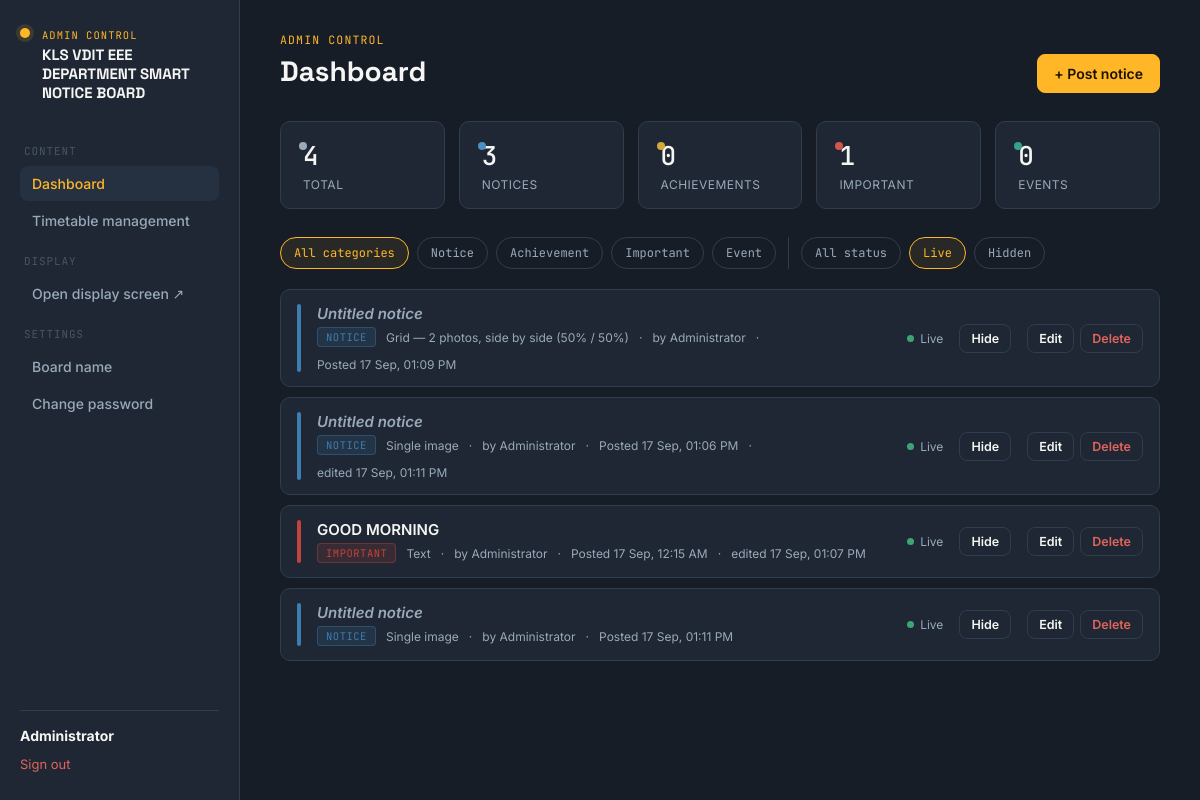
/dashboard?category=all&status=active (signed in), run on the app's committed database.
### app.py (models this page shows, shortened)
class Settings(db.Model):
    id = db.Column(db.Integer, primary_key=True)
    board_title = db.Column(db.String(200), nullable=False, default=DEFAULT_BOARD_TITLE)

class User(UserMixin, db.Model):
    id = db.Column(db.Integer, primary_key=True)
    username = db.Column(db.String(64), unique=True, nullable=False)
    name = db.Column(db.String(128), nullable=False)
    password_hash = db.Column(db.String(255), nullable=False)
    role = db.Column(db.String(16), nullable=False, default="staff")  # admin | staff
    created_at = db.Column(db.DateTime, default=datetime.now)

class Notice(db.Model):
    id = db.Column(db.Integer, primary_key=True)
    title = db.Column(db.String(200), nullable=False)
    category = db.Column(db.String(20), nullable=False, default="notice")
    display_type = db.Column(db.String(20), nullable=False, default="text")
    text_content = db.Column(db.Text, nullable=True)
    images = db.Column(db.Text, nullable=True)  # JSON list of filenames
    video_filename = db.Column(db.String(255), nullable=True)
    image_fit = db.Column(db.String(10), nullable=False, default=DEFAULT_IMAGE_FIT)  # cover | contain
    is_active = db.Column(db.Boolean, default=True)
    priority = db.Column(db.Integer, default=0)  # higher shows first
    duration_seconds = db.Column(db.Integer, default=10)  # how long to show in the normal rotation
    popup_duration_seconds = db.Column(db.Integer, default=15)  # how long an "important" full-screen popup stays up (separate from rotation duration)
    show_caption = db.Column(db.Boolean, default=True)  # if False, photo notices show pure full-bleed image — no badge/title/date bar at all
    created_by_id = db.Column(db.Integer, db.ForeignKey("user.id"))
    created_by = db.relationship("User", backref="notices")
    created_at = db.Column(db.DateTime, default=datetime.now)
    updated_at = db.Column(db.DateTime, default=datetime.now, onupdate=datetime.now)
    expires_at = db.Column(db.Date, nullable=True)
    ocr_used = db.Column(db.Boolean, default=False)
    ocr_source_filename = db.Column(db.String(255), nullable=True)
    ocr_extracted_at = db.Column(db.DateTime, nullable=True)
    def is_expired(self):
        if self.expires_at is None:
            return False
        return self.expires_at < date.today()
    def category_label(self):
        return CATEGORIES.get(self.category, {}).get("label", self.category)
    def category_color(self):
        return CATEGORIES.get(self.category, {}).get("color", "#888888")

### app.py (the view)
@app.route("/dashboard")
@login_required
def dashboard():
    category_filter = request.args.get("category", "all")
    status_filter = request.args.get("status", "all")
    query = Notice.query
    if category_filter != "all":
        query = query.filter_by(category=category_filter)
    if status_filter == "active":
        query = query.filter_by(is_active=True)
    elif status_filter == "inactive":
        query = query.filter_by(is_active=False)
    notices = query.order_by(Notice.priority.desc(), Notice.created_at.desc()).all()
    counts = {
        "total": Notice.query.count(),
        "notice": Notice.query.filter_by(category="notice").count(),
        "achievement": Notice.query.filter_by(category="achievement").count(),
        "important": Notice.query.filter_by(category="important").count(),
        "event": Notice.query.filter_by(category="event").count(),
        "active": Notice.query.filter_by(is_active=True).count(),
    }
    return render_template(
        "dashboard.html",
        notices=notices,
        categories=CATEGORIES,
        counts=counts,
        category_filter=category_filter,
        status_filter=status_filter,
        type_labels=DISPLAY_TYPE_LABELS,
    )

### app.py (called while the page is built)
def get_settings():
    settings = Settings.query.first()
    if settings is None:
        settings = Settings(board_title=DEFAULT_BOARD_TITLE)
        db.session.add(settings)
        db.session.commit()
    return settings

@app.context_processor
def inject_settings():
    return {
        "site_settings": get_settings(),
        "asset_version": ASSET_VERSION,
        "ocr_available": PYTESSERACT_AVAILABLE and PYMUPDF_AVAILABLE,
    }

@login_manager.user_loader
def load_user(user_id):
    return User.query.get(int(user_id))

### templates/dashboard.html (shortened to what this page needs)
{% extends "base.html" %}
{% block content %}
{% set active = 'dashboard' %}
<div class="shell">
  {% include "_sidebar.html" with context %}
  <main class="main">
    <div class="page-head">
      <div>
        <span class="eyebrow">Admin Control</span>
        <h1>Dashboard</h1>
      </div>
      <a href="{{ url_for('add_notice') }}" class="btn btn-primary">+ Post notice</a>
    </div>
    <div class="stat-row">
      <div class="stat-card accent-dot" style="--dot: var(--ink-dim)"><div class="n">{{ counts.total }}</div><div class="l">Total</div></div>
      <div class="stat-card accent-dot" style="--dot: var(--cat-notice)"><div class="n">{{ counts.notice }}</div><div class="l">Notices</div></div>
      <div class="stat-card accent-dot" style="--dot: var(--cat-achievement)"><div class="n">{{ counts.achievement }}</div><div class="l">Achievements</div></div>
      <div class="stat-card accent-dot" style="--dot: var(--cat-important)"><div class="n">{{ counts.important }}</div><div class="l">Important</div></div>
      <div class="stat-card accent-dot" style="--dot: var(--cat-event)"><div class="n">{{ counts.event }}</div><div class="l">Events</div></div>
    </div>
    <div class="filter-bar">
      <a href="{{ url_for('dashboard', category='all', status=status_filter) }}" class="chip {{ 'active' if category_filter=='all' }}">All categories</a>
      {% for key, meta in categories.items() %}
      <a href="{{ url_for('dashboard', category=key, status=status_filter) }}" class="chip {{ 'active' if category_filter==key }}">{{ meta.label }}</a>
      {% endfor %}
      <a href="{{ url_for('dashboard', category=category_filter, status='all') }}" class="chip {{ 'active' if status_filter=='all' }}">All status</a>
      <a href="{{ url_for('dashboard', category=category_filter, status='active') }}" class="chip {{ 'active' if status_filter=='active' }}">Live</a>
      <a href="{{ url_for('dashboard', category=category_filter, status='inactive') }}" class="chip {{ 'active' if status_filter=='inactive' }}">Hidden</a>
    </div>
    {% if notices %}
    <div class="notice-list">
      {% for n in notices %}
      <div class="notice-row" style="--cat: {{ n.category_color() }}">
        <div class="stripe"></div>
        <div class="info">
          <h3 {% if not n.title %}style="color:var(--ink-dim); font-style:italic;"{% endif %}>{{ n.title or 'Untitled notice' }}</h3>
          <div class="meta">
            <span class="tag">{{ n.category_label() }}</span>
            <span>{{ type_labels.get(n.display_type, n.display_type) }}</span>
            <span>·</span>
            <span>by {{ n.created_by.name if n.created_by else 'unknown' }}</span>
            <span>·</span>
            <span>Posted {{ n.created_at.strftime('%d %b, %I:%M %p') if n.created_at else n.updated_at.strftime('%d %b, %I:%M %p') }}</span>
            {% if n.updated_at and n.created_at and (n.updated_at - n.created_at).total_seconds() > 60 %}
            <span>·</span>
            <span>edited {{ n.updated_at.strftime('%d %b, %I:%M %p') }}</span>
            {% endif %}
          </div>
        </div>
        <div style="display:flex; align-items:center; gap:6px; font-size:12px; color:var(--ink-dim);">
          <span class="status-dot {{ 'on' if n.is_active else 'off' }}"></span>
          {{ 'Live' if n.is_active else 'Hidden' }}
        </div>
        <form method="POST" action="{{ url_for('toggle_notice', notice_id=n.id) }}">
          <button class="btn btn-ghost btn-sm">{{ 'Hide' if n.is_active else 'Show' }}</button>
        </form>
        <div class="actions">
          <a class="btn btn-ghost btn-sm" href="{{ url_for('edit_notice', notice_id=n.id) }}">Edit</a>
          <form method="POST" action="{{ url_for('delete_notice', notice_id=n.id) }}" onsubmit="return confirm('Delete this notice permanently?');">
            <button class="btn btn-ghost btn-sm btn-danger">Delete</button>
          </form>
        </div>
      </div>
      {% endfor %}
    </div>
    {% else %}
    <div class="empty-state">
      <h3>Nothing here yet</h3>
    </div>
    {% endif %}
  </main>
</div>
{% endblock %}

### templates/_sidebar.html
<aside class="sidebar">
  <div class="brand-block">
    <span class="brand-mark"></span>
    <div class="brand-text">
      <span class="brand-eyebrow">Admin Control</span>
      <span class="brand-name">{{ site_settings.board_title }}</span>
    </div>
  </div>
  <nav class="nav-group">
    <span class="nav-label">Content</span>
    <a class="nav-link {{ 'active' if active=='dashboard' }}" href="{{ url_for('dashboard') }}">Dashboard</a>
    <a class="nav-link {{ 'active' if active=='timetable' }}" href="{{ url_for('timetable_list') }}">Timetable management</a>
    <span class="nav-label">Display</span>
    <a class="nav-link" href="{{ url_for('display') }}" target="_blank">Open display screen ↗</a>
    <span class="nav-label">Settings</span>
    <a class="nav-link {{ 'active' if active=='settings' }}" href="{{ url_for('board_settings') }}">Board name</a>
    <a class="nav-link {{ 'active' if active=='password' }}" href="{{ url_for('change_password') }}">Change password</a>
  </nav>
  <div class="sidebar-footer">
    <strong>{{ current_user.name }}</strong>
    <a class="logout-link" href="{{ url_for('logout') }}">Sign out</a>
  </div>
</aside>

### data on the page
Settings: board_title "KLS VDIT EEE DEPARTMENT SMART NOTICE BOARD"
User: name "Administrator"
Notice: title "Untitled notice", category_label "NOTICE", get "Grid — 2 photos, side by side (50% / 50%)", created_by "Administrator", created_at "17 Sep, 01:09 PM", is_active "Live", is_active "Hide"
Notice: title "Untitled notice", category_label "NOTICE", get "Single image", created_by "Administrator", created_at "17 Sep, 01:06 PM", updated_at "17 Sep, 01:11 PM", is_active "Live", is_active "Hide"
Notice: title "GOOD MORNING", category_label "IMPORTANT", get "Text", created_by "Administrator", created_at "17 Sep, 12:15 AM", updated_at "17 Sep, 01:07 PM", is_active "Live", is_active "Hide"
Notice: title "Untitled notice", category_label "NOTICE", get "Single image", created_by "Administrator", created_at "17 Sep, 01:11 PM", is_active "Live", is_active "Hide"

### other printed values
{{ counts.total }} "4"
{{ counts.notice }} "3"
{{ counts.achievement }} "0"
{{ counts.important }} "1"
{{ counts.event }} "0"
{{ meta.label }} "Notice" "Achievement" "Important" "Event"
